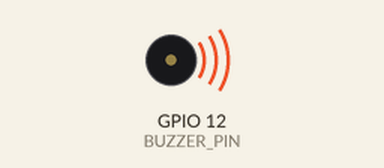
This program was run on a simulated Raspberry Pi (BCM pin numbers). On the bench: buzzer (waves = sounding). At 14.0 s the program stops and its outputs stay as they are.

Above: at 0.1 s.
At 14.1 s:
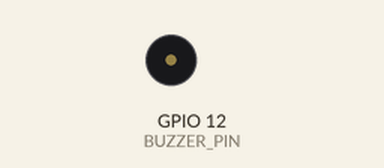
Timing chart, 0 to 15.5 s (numbered marks = the images above):
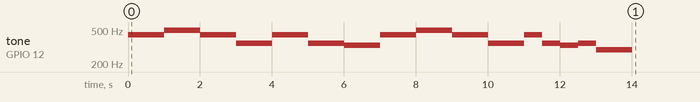

Measured:
- by itself, tone on GPIO 12 (BUZZER_PIN): plays 440 Hz for 1.0 s, 494 Hz for 1.0 s, 440 Hz for 1.0 s, 349 Hz for 1.0 s, 440 Hz for 1.0 s, 349 Hz for 1.0 s … (16 notes in this stretch)

The program:

piezo.buzzer_task.py
```python
import RPi.GPIO as GPIO
import time

BUZZER_PIN = 12
GPIO.setmode(GPIO.BCM)
GPIO.setup(BUZZER_PIN, GPIO.OUT)

# PWM 인스턴스 생성
# 주파수 설정(4옥타브 도음 : 262Hz)
pwm = GPIO.PWM(BUZZER_PIN, 262  )
pwm.start(90) #duty cycle(0~100)

#도레미파솔라시도 소리내기

melody =[262, 294, 330, 349, 392, 440, 494]
song = [5, 5, 6, 6, 5, 5, 3,\
        5, 5, 3, 3, 2,\
        5, 5, 6, 6, 5, 5, 3,\
        5, 3, 2, 3, 1]
#학교종이땡땡땡 솔솔라라솔솔미 솔솔미미레 솔솔라라솔솔미 솔미레미도
try:
    for i in range(0,24):
        pwm.ChangeFrequency(melody[song[i]])
        if i==6 or i==11 or i==18 or i==23:
            time.sleep(1.0)

        else:
            time.sleep(0.5)

finally:

  pwm.stop()
  GPIO.cleanup()
```
